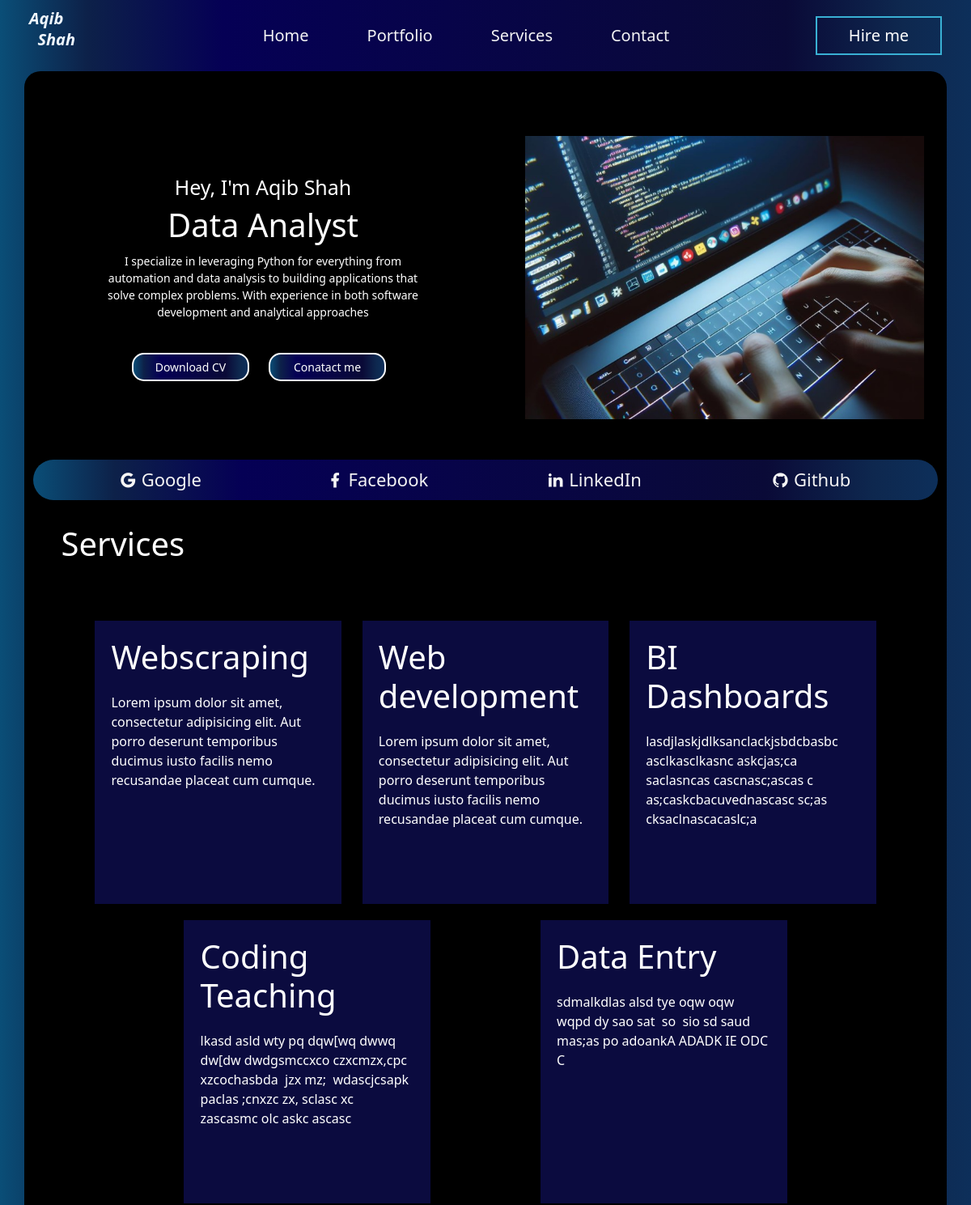
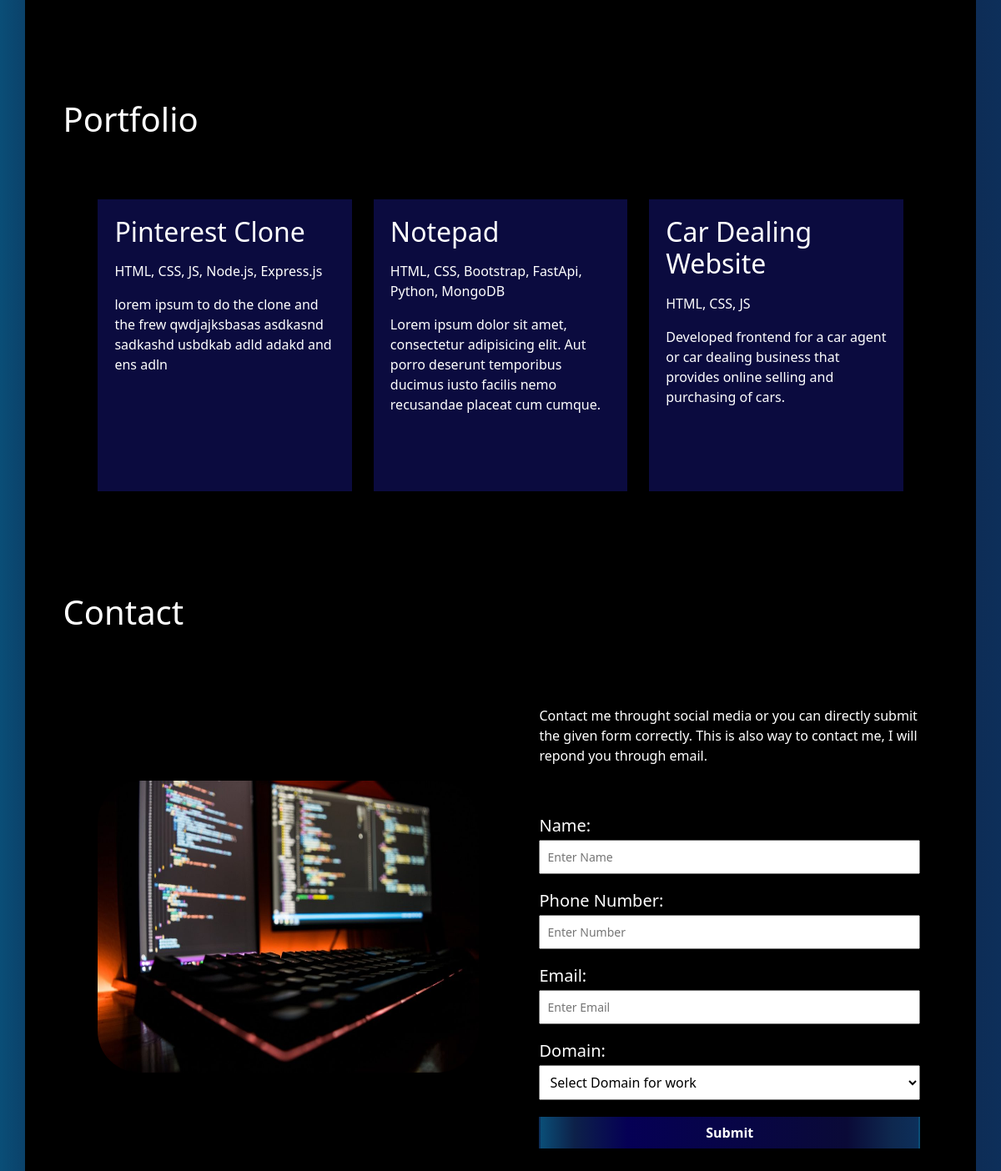
The page / on the database its author committed (2 pictures, top to bottom).
### services/models.py (models this page shows)
class Service(models.Model):
    service_title = models.CharField(max_length=30)
    service_desc = HTMLField()
    service_slug = str(service_title).replace(" ","-")

### my_projects/models.py (models this page shows)
class Project(models.Model):
    project_title = models.CharField(max_length=30)
    project_tech = HTMLField()
    project_desc = HTMLField()
    project_image = models.FileField()
    project_slug = models.CharField(max_length=30)

### portfolio/views.py (the view, shortened to what this page needs)
# urls.py: path('', views.index,name="home"),
def index(request):
    services = Service.objects.all()
    projects = Project.objects.all()
    data = {
        "services":services,
        "projects":projects,
        "error":False
    }
    return render(request,"index.html",data)

### templates/index.html (shortened to what this page needs)
<!DOCTYPE html>
<html lang="en">
  <head>
    <link
      href="https://cdn.jsdelivr.net/npm/remixicon@4.1.0/fonts/remixicon.css"
      rel="stylesheet"
    />
    <link
      rel="stylesheet"
      href="https://unpkg.com/flickity@2/dist/flickity.min.css"
    />
    <link
      href="https://cdn.jsdelivr.net/npm/bootstrap@5.3.3/dist/css/bootstrap.min.css"
      rel="stylesheet"
    />
    <link rel="stylesheet" href="/static/css/style.css" />
  </head>
  <body>
    <div class="inner-body">
      <div class="navbar">
        <div class="nav-left">
          <p>Aqib
          <p>&nbsp;&nbsp;Shah</p></p>
        </div>
        <div class="nav-mid">
          <a href="#home">Home</a>
          <a href="#portfolio"
            >Portfolio</a
          >
          <a href="#services">Services</a>
          <a href="#contact">Contact</a>
        </div>
        <div class="nav-right">
          <button>Hire me</button>
        </div>
      </div>
      <main class="main">
        <div class="main-div" id="home">
          <div class="left">
            <div class="intro">
              <h2>Hey, I'm Aqib Shah</h2>
              <h1 class="typer">Data Analyst</h1>
              <p>
                I specialize in leveraging Python for everything from automation and data analysis to building applications that solve complex problems. With experience in both software development and analytical approaches
              </p>
            </div>
            <div class="contact">
              <a
                href="/static/images/cv.pdf"
                target="_blank"
                class="download-btn"
                ><input type="submit" name="" id="" value="Download CV"
              /></a>
              <a href="#contact"
                ><input type="submit" name="" id="" value="Conatact me"
              /></a>
            </div>
          </div>
          <div class="right"><img src="/static/images/laptop2.png" alt="" /></div>
        </div>
        <div class="main-stripe navbar ">
          <div class="stripe-mid">
            <a href="" target="_blank"><i class="ri-google-fill"></i>Google</a>
            <a
              href="https://www.facebook.com/profile.php?id=61550238164597"
              target="_blank"
              ><i class="ri-facebook-fill"></i>Facebook</a
            >
            <a
              href="https://www.linkedin.com/in/aqib-shah-634473234/"
              target="_blank"
              ><i class="ri-linkedin-fill"></i>LinkedIn</a
            >
            <a href="https://github.com/Aqib-coder" target="_blank"
              ><i class="ri-github-fill"></i>Github</a
            >
          </div>
        </div>
        <div class="services container" id="services">
          <div class="services-heading"><h1>Services</h1></div>
          <div class="service-carts">
            {% for service in services %}
            <div class="service-cart">
              <h1>{{service.service_title}}</h1>
              <p>{{service.service_desc | safe}}</p>
            </div>
            {% endfor %}
          </div>
        </div>
        <div class="portfolio container" id="portfolio">
          <h1 class="portfolio-h1">Portfolio</h1>
          <div class="service-carts">
            {% for project in projects %}
            <a href="/project/{{project.project_slug}}" class="service-cart">
              <div>
                <h2>{{project.project_title}}</h2>
                <p>{{project.project_tech | safe}}</p>
                <p>{{project.project_desc | safe}}</p>
              </div>
            </a>
            {% endfor %}
          </div>
        </div>
        <div class="contact-form container" id="contact">
          <h1>Contact</h1>
          <div class="main-div">
            <div class="right contact-right">
              <img src="/static/images/background.jpg" alt="" />
            </div>
            <div class="left contact-left">
              <form method="post">
                <p>
                  Contact me throught social media or you can directly submit
                  the given form correctly. This is also way to contact me, I
                  will repond you through email.
                </p>
                <h5>Name:</h5>
                <input type="text" placeholder="Enter Name" name="c_name" />
                <h5>Phone Number:</h5>
                <input
                  type="phone2numeric"
                  placeholder="Enter Number"
                  name="c_phone"
                />
                <h5>Email:</h5>
                <input type="email" placeholder="Enter Email" name="c_email" />
                <h5>Domain:</h5>
                <select name="work" id="">
                  <option value="" selected>Select Domain for work</option>
                </select>
                <button class="submit" type="submit">Submit</button>
              </form>
            </div>
          </div>
        </div>
      </main>
    </div>
  </body>
</html>

### rows shown on the page
Service: service_title "Webscraping", service_desc "Lorem ipsum dolor sit amet, consectetur adipisicing elit. Aut porro deserunt temporibus ducimus iusto facilis nemo recusandae placeat cum cumque."
Service: service_title "Web development", service_desc "Lorem ipsum dolor sit amet, consectetur adipisicing elit. Aut porro deserunt temporibus ducimus iusto facilis nemo recusandae placeat cum cumque."
Service: service_title "BI Dashboards", service_desc "lasdjlaskjdlksanclackjsbdcbasbc asclkasclkasnc askcjas;ca saclasncas cascnasc;ascas c as;caskcbacuvednascasc sc;as cksaclnascacaslc;a"
Service: service_title "Coding Teaching", service_desc "lkasd asld wty pq dqw[wq dwwq dw[dw dwdgsmccxco czxcmzx,cpc xzcochasbda jzx mz; wdascjcsapk paclas ;cnxzc zx, sclasc xc zascasmc olc askc ascasc"
Service: service_title "Data Entry", service_desc "sdmalkdlas alsd tye oqw oqw wqpd dy sao sat so sio sd saud mas;as po adoankA ADADK IE ODC C"
Project: project_title "Pinterest Clone", project_tech "HTML, CSS, JS, Node.js, Express.js", project_desc "lorem ipsum to do the clone and the frew qwdjajksbasas asdkasnd sadkashd usbdkab adld adakd and ens adln"
Project: project_title "Notepad", project_tech "HTML, CSS, Bootstrap, FastApi, Python, MongoDB", project_desc "Lorem ipsum dolor sit amet, consectetur adipisicing elit. Aut porro deserunt temporibus ducimus iusto facilis nemo recusandae placeat cum cumque."
Project: project_title "Car Dealing Website", project_tech "HTML, CSS, JS", project_desc "Developed frontend for a car agent or car dealing business that provides online selling and purchasing of cars."
